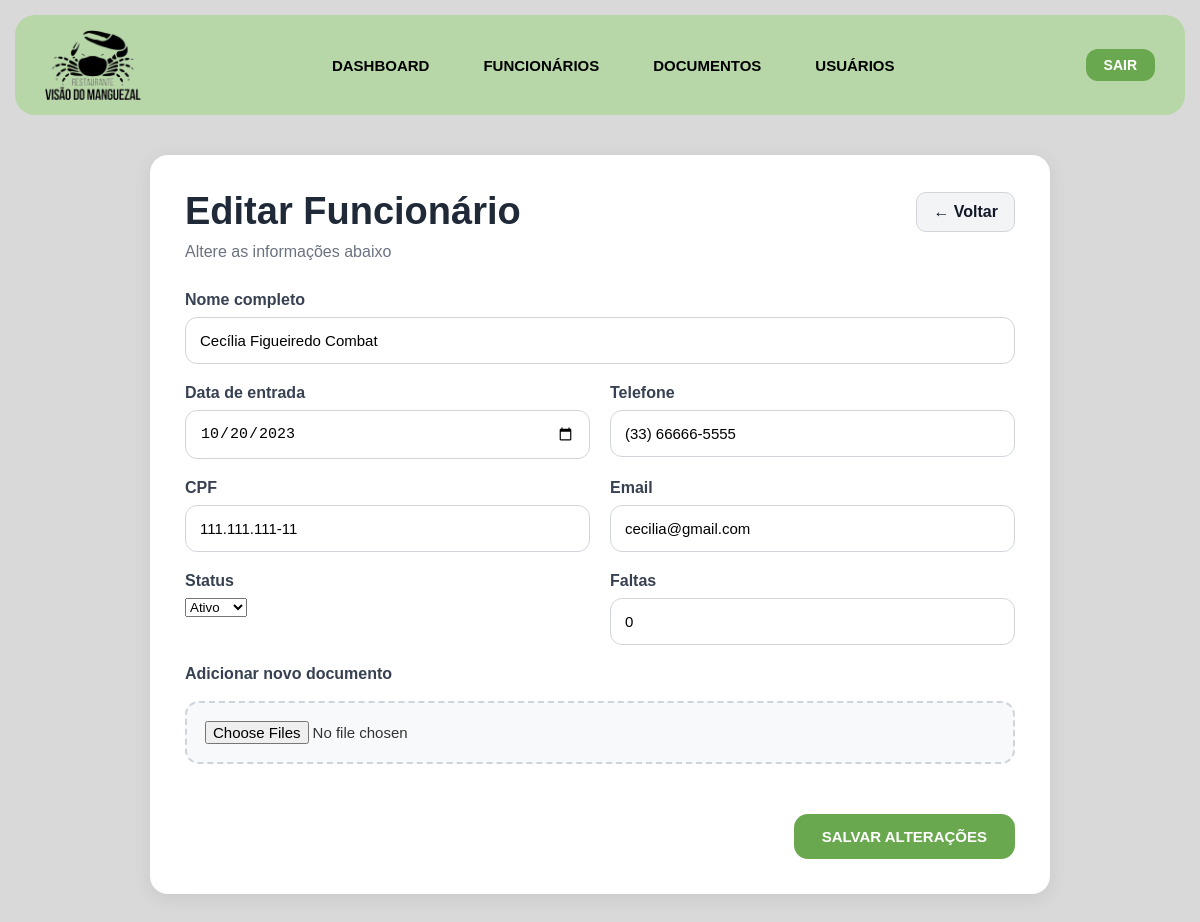
The app's page /editar_funcionario/1 (signed in) with its own data.
### visao_do_manguezal/models.py (models this page shows)
class Funcionario(db.Model):
    id = db.Column(db.Integer, primary_key=True)
    nome = db.Column(db.String(100))
    cpf = db.Column(db.String(14))
    telefone = db.Column(db.String(20))
    email = db.Column(db.String(100))
    data_admissao = db.Column(db.Date)
    status = db.Column(db.String(20))
    faltas = db.Column(db.Integer, default=0)
    documentos = db.relationship(
        "Documento",
        backref="funcionario",
        lazy=True,
        cascade="all, delete-orphan"
    )

### visao_do_manguezal/routes.py (the view, shortened to what this page needs)
@main.route("/editar_funcionario/<int:id>", methods=["GET", "POST"])
def editar_funcionario(id):
    if not admin_logado():
        return redirect(url_for("main.dashboard"))
    funcionario = Funcionario.query.get_or_404(id)
    return render_template(
        "editar_funcionario.html",
        f=funcionario
    )

### visao_do_manguezal/routes.py (called while the page is built)
def admin_logado():
    return "user_id" in session and session.get("tipo") == "admin"

### visao_do_manguezal/templates/editar_funcionario.html (shortened to what this page needs)
{% extends "dashboard.html" %}
{% block extra_css %}
<link rel="stylesheet" href="{{ url_for('static', filename='css/cadastro.css') }}">
{% endblock %}
{% block content %}
<main class="container">
    <div class="topo-form">
        <h1>Editar Funcionário</h1>
        <a href="{{ url_for('main.perfil_funcionario', id=f.id) }}" class="btn-voltar">
            ← Voltar
        </a>
    </div>
    <p>Altere as informações abaixo</p>
    <form class="form" method="POST" enctype="multipart/form-data">
        <label>Nome completo</label>
        <input type="text" name="nome" value="{{ f.nome }}" required>
        <div class="row">
            <div>
                <label>Data de entrada</label>
                <input type="date"
                       name="data_entrada"
                       value="{{ f.data_admissao.strftime('%Y-%m-%d') if f.data_admissao else '' }}">
            </div>
            <div>
                <label>Telefone</label>
                <input type="text" name="telefone" value="{{ f.telefone }}" maxlength="15" required>
            </div>
        </div>
        <div class="row">
            <div>
                <label>CPF</label>
                <input type="text" name="cpf" value="{{ f.cpf }}" maxlength="14" required>
            </div>
            <div>
                <label>Email</label>
                <input type="email" name="email" value="{{ f.email }}">
            </div>
        </div>
        <div class="row">
            <div>
                <label>Status</label>
                <select name="status">
                    <option value="Ativo" {% if f.status == "Ativo" %}selected{% endif %}>
                        Ativo
                    </option>
                </select>
            </div>
            <div>
                <label>Faltas</label>
                <input type="number" name="faltas" value="{{ f.faltas or 0 }}">
            </div>
        </div>
        <label>Adicionar novo documento</label>
        <input type="file"
               name="documentos"
               multiple
               accept=".pdf,.jpg,.png">
        <div class="actions">
            <button type="submit">SALVAR ALTERAÇÕES</button>
        </div>
    </form>
</main>
{% endblock %}

### visao_do_manguezal/static/css/style.css (style rules this page uses)
* { margin: 0; padding: 0; box-sizing: border-box; }
body { font-family: Arial, sans-serif; background-color: #d9d9d9; color: #333; }
.btn-voltar { background: white; color: #1f2937; text-decoration: none; padding: 12px 18px; border-radius: 12px; border: 1px solid #d1d5db; font-weight: 600; transition: 0.2s; }

### visao_do_manguezal/static/css/cadastro.css (style rules this page uses)
.container { max-width: 900px; margin: 40px auto; background: #ffffff; padding: 35px; border-radius: 18px; box-shadow: 0 4px 20px rgba(0,0,0,0.08); }
.topo-form { display: flex; justify-content: space-between; align-items: center; margin-bottom: 10px; }
.topo-form h1 { font-size: 38px; color: #1f2937; }
.btn-voltar { text-decoration: none; background: #f3f4f6; color: #111827; padding: 10px 16px; border-radius: 10px; font-weight: 600; transition: 0.2s; }
.container p { color: #6b7280; margin-bottom: 30px; }
.form label { display: block; margin-bottom: 8px; font-weight: 600; color: #374151; }
.form input { width: 100%; padding: 14px; border-radius: 12px; border: 1px solid #d1d5db; margin-bottom: 20px; font-size: 15px; outline: none; }
.row { display: flex; gap: 20px; }
.row div { flex: 1; }
input[type="file"] { background: #f9fafb; padding: 12px; }
.actions { margin-top: 20px; }
.actions button { background: #0f766e; color: white; border: none; padding: 14px 24px; border-radius: 12px; font-size: 15px; font-weight: 700; cursor: pointer; transition: 0.2s; }
.form input[type="file"] { width: 100%; background: #f8f9fb; border: 2px dashed #cfd4dc; padding: 18px; border-radius: 14px; margin-top: 10px; cursor: pointer; }
.actions { margin-top: 30px; display: flex; justify-content: flex-end; }
.actions button { background: #6aa84f; color: white; border: none; padding: 14px 28px; border-radius: 14px; font-size: 15px; font-weight: 600; cursor: pointer; transition: 0.2s; }

### records on screen
Funcionario: nome "Cecília Figueiredo Combat", data_entrada "10/20/2023", telefone "(33) 66666-5555", cpf "111.111.111-11", email "cecilia@gmail.com", status "Ativo", faltas "0"
